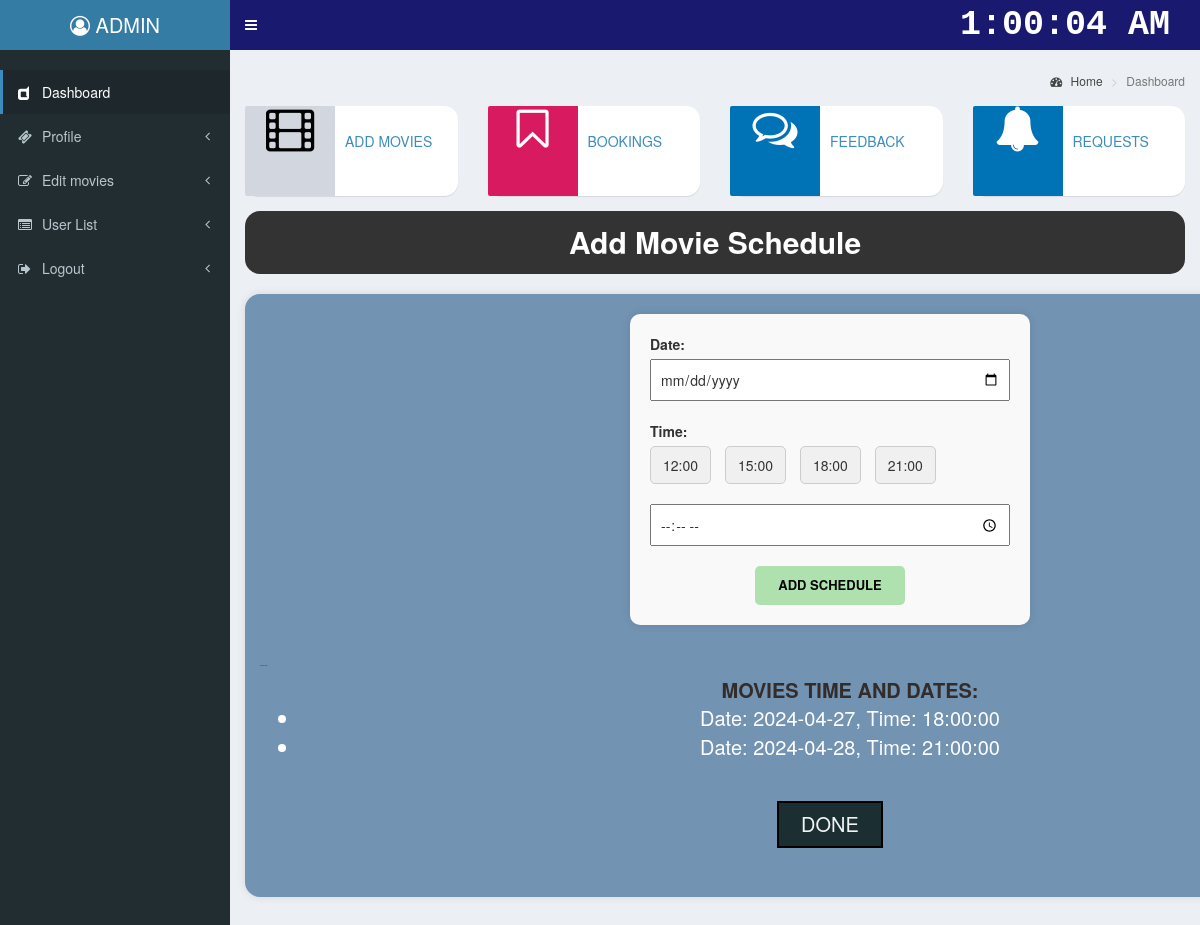
The page /admin/schedule.php?id=120 (signed in) on the database its author committed.
### tables this page shows
CREATE TABLE `schedules` (
  `S_ID` int(11) NOT NULL,
  `M_ID` int(11) NOT NULL,
  `SHOW_TIME` time NOT NULL,
  `DATE` date NOT NULL,
  `STATUS` int(10) NOT NULL DEFAULT 0
);

### admin/schedule.php (the view, shortened to what this page needs)
<?php
include('../connect/db.php');
$id = $_GET['id'] ?? '';
?>
<html>
    <head>
    <link rel="stylesheet" href="https://cdnjs.cloudflare.com/ajax/libs/font-awesome/5.15.4/css/all.min.css">
        <?php
    include('include/css.php');
    ?>
    </head>
    <body class="hold-transition skin-blue sidebar-mini">
    <div class="wrapper">
        <header class="main-header">
            <?php include("include/header.php"); ?>
        </header>
        <aside class="main-sidebar">
            <?php include("include/leftmenu.php"); ?>
        </aside>
        <div class="content-wrapper">
            <?php include("include/topmenu.php"); ?></div>
        <header class="header">Add Movie Schedule</header>
        <div class="container">
        <form method="post" action="<?php echo htmlspecialchars($_SERVER["PHP_SELF"] . "?id=" . urlencode($id)); ?>">
            <label for="date">Date:</label>
            <input type="date" name="date" required min="<?php echo date('Y-m-d'); ?>">
            <label for="time">Time:</label>
            <div class="common-times">
    <button class="common-time-btn" onclick="setTime('12:00')">12:00</button>
    <button class="common-time-btn" onclick="setTime('15:00')">15:00</button>
    <button class="common-time-btn" onclick="setTime('18:00')">18:00</button>
    <button class="common-time-btn" onclick="setTime('21:00')">21:00</button>
</div>
            <input id="time-input" type="time" name="time" required>
            <button type="submit" class="done-button">ADD SCHEDULE</button>
        </form><br>
        <?php
        if (!empty($id)) {
            $stmt = $db->prepare("SELECT * FROM schedules WHERE M_ID = :id AND STATUS = 0");
            $stmt->bindParam(':id', $id, PDO::PARAM_INT);
            $stmt->execute();
            $result = $stmt->fetchAll(PDO::FETCH_ASSOC);
            if ($result) {
                echo "<h2 style='font-size:1px;'>Schedule Details</h2>";
                echo "<ul>";
                echo "<div class='ex'>";
                echo "<div class='movie-time-dates'>Movies Time and Dates: </div>";
                foreach ($result as $row) {
                    echo "<li> Date: " . $row["DATE"] . ", Time: " . $row["SHOW_TIME"] . "</li> ";
                    echo "<div>";
                }
                echo "</ul>";
            } else {
                echo "<center><p>No schedule addded</p></center>";
            }
        }
    ?>
        <div class="buttons-container">
  <button class="button-arounder" onclick="showAlertAndRedirect()">DONE</button>
</div>
    </div>
    </body>
</html>

### admin/schedule.php (style rules this page uses)
.header { background-color: #333; color: #fff; padding: 10px 20px; text-align: center; margin-bottom: 20px; border-radius: 15px; font-weight: bold; font-size: 30px; }
.container { max-width: 1200px; margin: 20px auto; padding: 20px; background-color: #7393B3; box-shadow: 0 0 10px rgba(0, 0, 0, 0.1); border-radius: 15px; }
form { max-width: 400px; margin: 0 auto; padding: 20px; background-color: #f9f9f9; border-radius: 10px; box-shadow: 0 0 10px rgba(0, 0, 0, 0.1); }
label { display: block; margin-bottom: 10px; }
input[type="date"], input[type="time"] { width: 100%; padding: 8px; margin-bottom: 20px; box-sizing: border-box; }
button[type="submit"] { color: #060606; padding: 10px 20px; border: none; border-radius: 5px; cursor: pointer; font-weight: bold; font-size: 13px; }
.done-button { display: block; width: 150px; margin: 0 auto; padding: 10px 20px; background-color: #AFE1AF; color: #fff; text-align: center; text-decoration: none; border-radius: 5px; transition: background-color 0.3s ease; }
body { background: hsl(220deg, 10%, 97%); margin: 0; padding: 0; }
.buttons-container { width: 100%; height: 10vh; display: flex; align-items: center; justify-content: center; }
button { background: white; border: solid 2px black; padding: .375em 1.125em; font-size: 1rem; }
.button-arounder { font-size: 2rem; background: hsl(190deg, 30%, 15%); color: hsl(190deg, 10%, 95%); box-shadow: 0 0px 0px hsla(190deg, 15%, 5%, .2); transfrom: translateY(0); border-top-left-radius: 0px; border-top-right-radius: 0px; border-bottom-left-radius: 0px; border-bottom-right-radius: 0px; --dur: .15s; --delay: .15s; --radius: 16px; transition: border-top-left-radius var(--dur) var(--delay) ease-out, border-top-right-radius var(--dur) calc(var(--delay) * 2) ease-out, border-bottom-right-radius var(--dur) calc(var(--delay) * 3) ease-out, border-bottom-left-radius var(--dur) calc(var(--delay) * 4) ease-out, box-shadow calc(var(--dur) * 4) ease-out, transform calc(var(--dur) * 4) ease-out, background calc(var(--dur) * 4) steps(4, jump-end); }
.ex { color: #ffff; font-size: 20px; text-align: center; }
.ex { animation: fadeIn 1s ease; }
.movie-time-dates { text-transform: uppercase; font-weight: bold; color: #322C2B; }
.common-times { margin-bottom: 20px; }
.common-time-btn { margin-right: 10px; padding: 8px 12px; background-color: #f0f0f0; border: 1px solid #ccc; border-radius: 5px; cursor: pointer; transition: background-color 0.3s ease; }

### rows shown on the page
schedules: DATE "2024-04-27", SHOW_TIME "18:00:00"
schedules: DATE "2024-04-28", SHOW_TIME "21:00:00"
